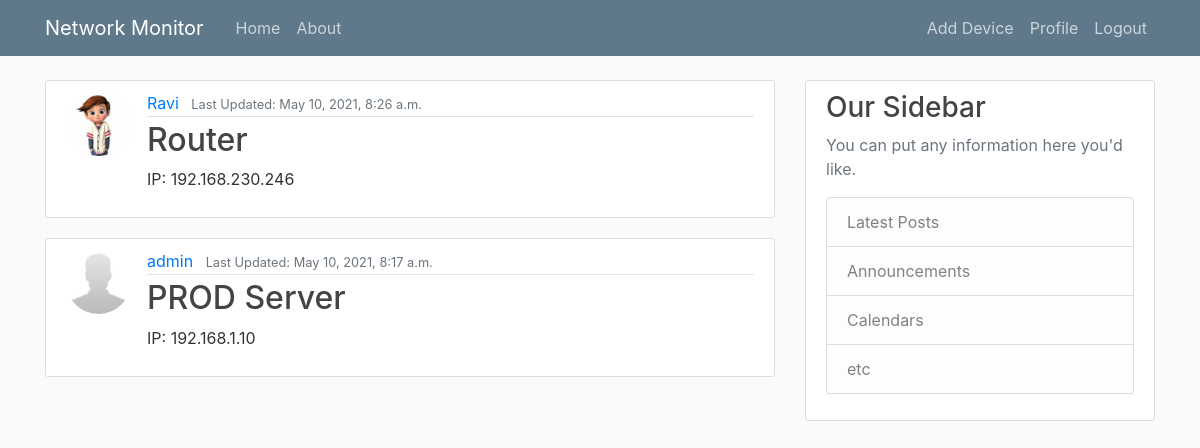
The app's page / (signed in), older data.
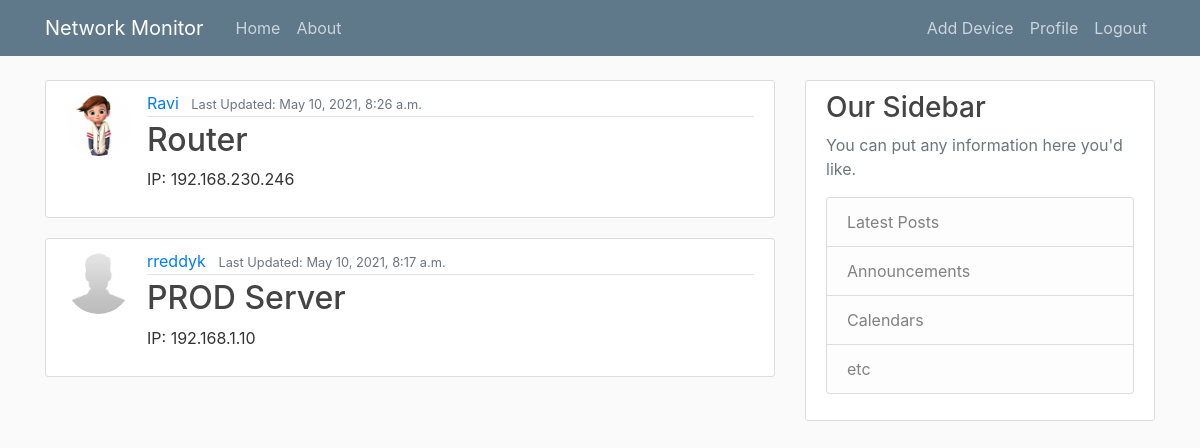
The same page, newer data.
### netmon/models.py (models this page shows, shortened)
class Device(models.Model):
    dev_name = models.CharField(max_length=100)
    dev_id = models.IntegerField(max_length=3)
    dev_type = models.CharField(max_length=100)
    dev_ip = models.CharField(max_length=16)
    dev_mac = models.CharField(max_length=18)
    dev_info = models.CharField(max_length=100)
    dev_tx_traffic = models.IntegerField(max_length=10)
    dev_rx_traffic = models.IntegerField(max_length=10)
    dev_last_updated = models.DateTimeField(default=timezone.now)
    dev_added_by = models.ForeignKey(User, on_delete=models.CASCADE)

### users/models.py (models this page shows, shortened)
class Profile(models.Model):
    user = models.OneToOneField(User, on_delete=models.CASCADE)
    image = models.ImageField(default='default.jpg', upload_to='profile_pics')

### netmon/views.py (the view)
# urls.py: path('', DeviceListView.as_view(), name='netmon-home'),
class DeviceListView(LoginRequiredMixin, ListView):
    model = Device
    template_name = 'netmon/home.html'
    context_object_name = 'devices'
    ordering = ['-dev_last_updated']

### netmon/templates/netmon/home.html
{% extends "netmon/base.html" %}
{% block content %}
{% for device in devices %}
<article class="media content-section">
    <img class="rounded-circle article-img" src="{{ device.dev_added_by.profile.image.url }}">
    <div class="media-body">
        <div class="article-metadata">
            <a class="mr-2" href="#">{{ device.dev_added_by }}</a>
            <small class="text-muted">Last Updated: {{ device.dev_last_updated }}</small>
        </div>
        <h2><a class="article-title" href="{% url 'device-detail' device.id %}">{{ device.dev_name }}</a></h2>
        <p class="article-content">IP: {{ device.dev_ip }}</p>
    </div>
</article>
{% endfor %}
{%endblock content %}

Row changes from the older to the newer data that the page shows:
changed Device "PROD Server": dev_added_by "admin" → "rreddyk"
